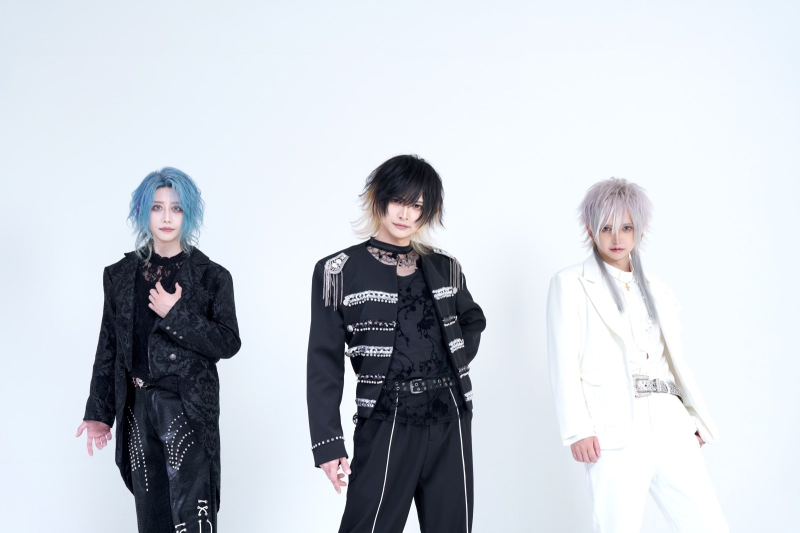
#> input picture assets/charity/group.jpg, 1600 x 1066 px, found by its file name (shown at 1/2 size)
$ python flatten_group_bg.py
#> lines starting #> are read from the running program, lines starting #| are printed output that depends on the picture; after the words box and inside, x2 and y2 are one past the last pixel; in counts of white or black regions, pixels touching at a corner belong together
#> in main, image is the input picture: PIL image 1600x1066 RGB; mean R, G, B 200.5, 205.7, 213.2
#!/usr/bin/python3
"""Flatten the studio background in in/group.jpg using Pillow and NumPy only."""

from pathlib import Path

import numpy as np
from PIL import Image, ImageDraw, ImageFilter


INPUT = Path("in/group.jpg")
OUTPUT = Path("out/group_flat.jpg")
TARGET = np.array([238.0, 246.0, 253.0], dtype=np.float32)


def design_matrix(x, y):
    """Cubic 2-D polynomial basis for the low-frequency illumination field."""
    return np.column_stack(
        (np.ones_like(x), x, y, x*x, x*y, y*y,
         x*x*x, x*x*y, x*y*y, y*y*y)
    )


def estimate_background(rgb):
    h, w, _ = rgb.shape
#> h = 1066; w = 1600
    yy, xx = np.mgrid[0:h, 0:w]
    xn = (xx - (w - 1) / 2) / ((w - 1) / 2)
    yn = (yy - (h - 1) / 2) / ((h - 1) / 2)

    # Only bright, low-saturation blue-white pixels can teach the model.  Broad
    # person boxes are removed so that white clothing never biases the fit.
    lum = 0.2126*rgb[..., 0] + 0.7152*rgb[..., 1] + 0.0722*rgb[..., 2]
    chroma = rgb.max(axis=2) - rgb.min(axis=2)
    safe = (lum > 211) & (chroma < 38)
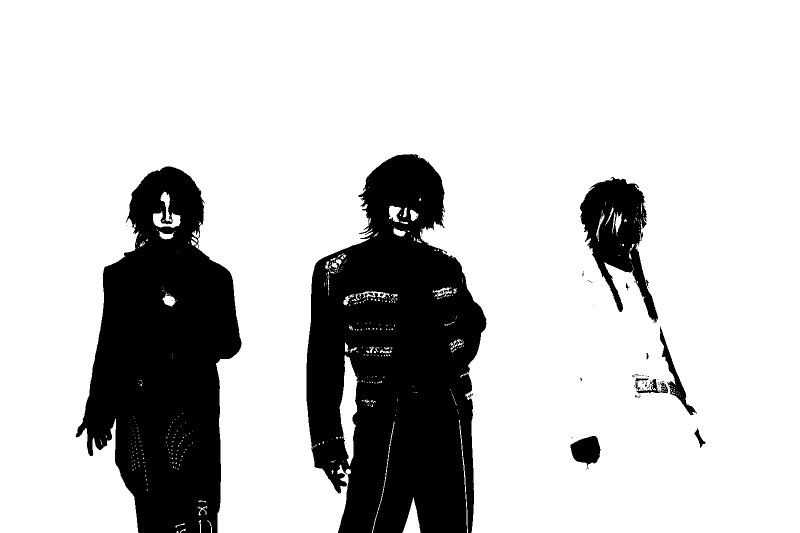
#> safe: shape (1066, 1600) bool (shown at 1/2 size); 78.4% white; 78 black regions (66 under 20 px), largest, box (x1, y1, x2, y2) and area: (613, 308, 973, 1066) 189980, (151, 333, 483, 1066) 150613, (1160, 354, 1316, 646) 20779
    safe[270:, 115:515] = False
    safe[245:, 555:1010] = False
#> safe: shape (1066, 1600) bool; 57.9% white; 56 black regions (46 under 20 px), largest, box (x1, y1, x2, y2) and area: (555, 245, 1010, 1066) 373555, (115, 270, 515, 1066) 318400, (1160, 354, 1316, 646) 20779
    safe[285:, 1010:1485] = False
#> safe: shape (1066, 1600) bool; 37.7% white; 1 white region, box (x1, y1, x2, y2) and area: (0, 0, 1600, 1066) 642670

    # Subsample regularly; iteratively reject residual outliers (hair wisps,
    # shadows, JPEG defects).  The resulting field contains no person pixels.
    sample = safe & ((xx % 5) == 0) & ((yy % 5) == 0)
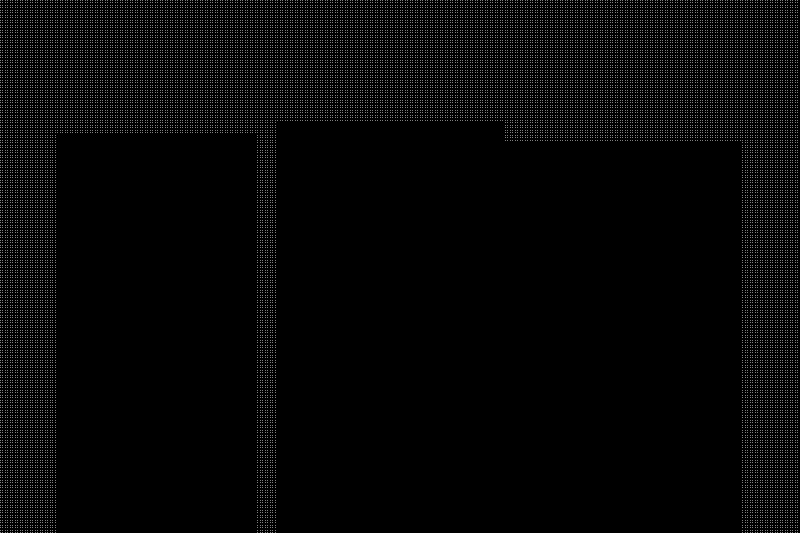
#> sample: shape (1066, 1600) bool (shown at 1/2 size); 1.5% white in thin lines or dots
    sx, sy = xn[sample], yn[sample]
    values = rgb[sample]
    A = design_matrix(sx, sy)
    keep = np.ones(len(values), dtype=bool)
    coef = None
    for _ in range(4):
        with np.errstate(all="ignore"):
            coef = np.linalg.lstsq(A[keep], values[keep], rcond=None)[0]
            residual = np.linalg.norm(values - A @ coef, axis=1)
        med = np.median(residual[keep])
        mad = np.median(np.abs(residual[keep] - med)) + 1e-6
        keep = residual < med + 3.5 * 1.4826 * mad
#> this loop made 4 passes
#> (med, mad) on passes 1 to 4: (1.42, 0.514), (1.26, 0.443), (1.24, 0.439), (1.23, 0.44)

    full_A = design_matrix(xn.ravel(), yn.ravel())
    with np.errstate(all="ignore"):
        field = full_A @ coef
    return field.reshape(h, w, 3).astype(np.float32)
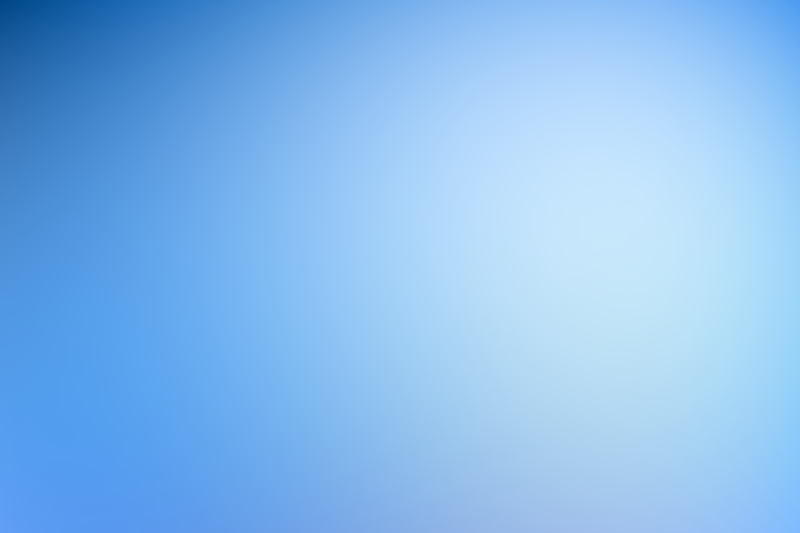
#> returned value: shape (1066, 1600, 3) float32 (shown at 1/2 size); mean of channels 0, 1, 2 239.6, 250.2, 255; drawn with min black and max white


def smoothstep(edge0, edge1, x):
    t = np.clip((x - edge0) / (edge1 - edge0), 0.0, 1.0)
    return t*t*(3.0 - 2.0*t)


def make_background_weight(rgb, field):
    h, w, _ = rgb.shape
#> h = 1066; w = 1600
    yy, xx = np.mgrid[0:h, 0:w]

    # Away from the three people everything is known background.  Within the
    # generous person zones, color distance from the fitted background protects
    # hair, skin, black clothes and the warmer/shadowed detail of the white suit.
    person_zone = (
        ((xx > 110) & (xx < 520) & (yy > 270)) |
        ((xx > 550) & (xx < 1015) & (yy > 235)) |
        ((xx > 1000) & (xx < 1490) & (yy > 275))
    )
    delta = rgb - field
    distance = np.sqrt(np.sum(delta*delta, axis=2))
    # Full background below 5 RGB-distance units; full foreground above 18.
    foreground = smoothstep(5.0, 18.0, distance) * person_zone

    # The right-hand white suit has highlights almost as bright as the studio.
    # Protect warm-neutral whites inside its actual silhouette; the background
    # is cooler, while darker folds were already protected by color distance.
    silhouette_image = Image.new("L", (w, h), 0)
#> silhouette_image: PIL image 1600x1066 L; every value is 0
    ImageDraw.Draw(silhouette_image).polygon(
        [(1170, 535), (1210, 515), (1290, 510), (1345, 540),
         (1370, 650), (1400, 810), (1415, 850), (1390, 875),
         (1360, 855), (1425, 1065), (1170, 1065), (1190, 920),
         (1150, 890), (1120, 810), (1110, 650), (1130, 570)],
        fill=255,
    )
#> silhouette_image: PIL image 1600x1066 L; 7.7% white; 1 white region, box (x1, y1, x2, y2) and area: (1110, 510, 1426, 1066) 132101
    silhouette = np.asarray(silhouette_image, dtype=np.float32) / 255.0
    blue_minus_red = rgb[..., 2] - rgb[..., 0]
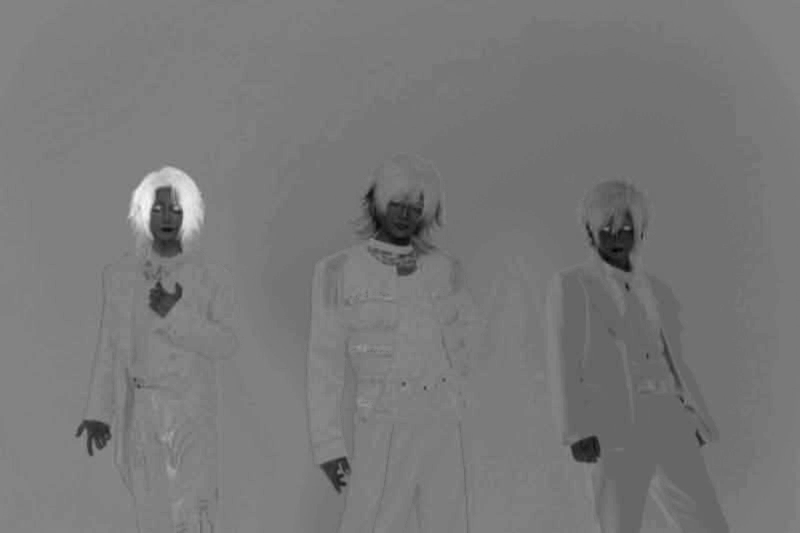
#> blue_minus_red: shape (1066, 1600) float32 (shown at 1/2 size); min -72, max 107, mean 12.7; drawn with min black and max white
    warm_white = (1.0 - smoothstep(6.0, 11.0, blue_minus_red))
    warm_white *= smoothstep(180.0, 225.0, rgb.mean(axis=2))
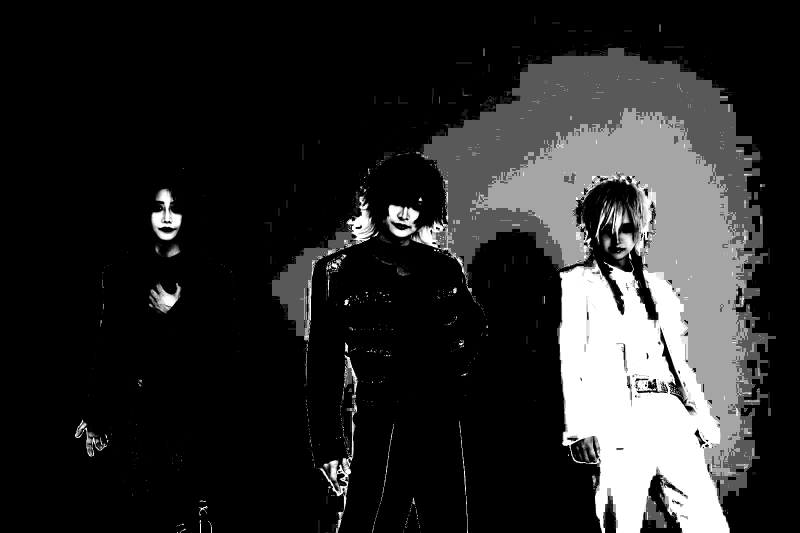
#> warm_white: shape (1066, 1600) float32 (shown at 1/2 size); min 0, max 1, mean 0.16
    foreground = np.maximum(foreground, silhouette * warm_white)
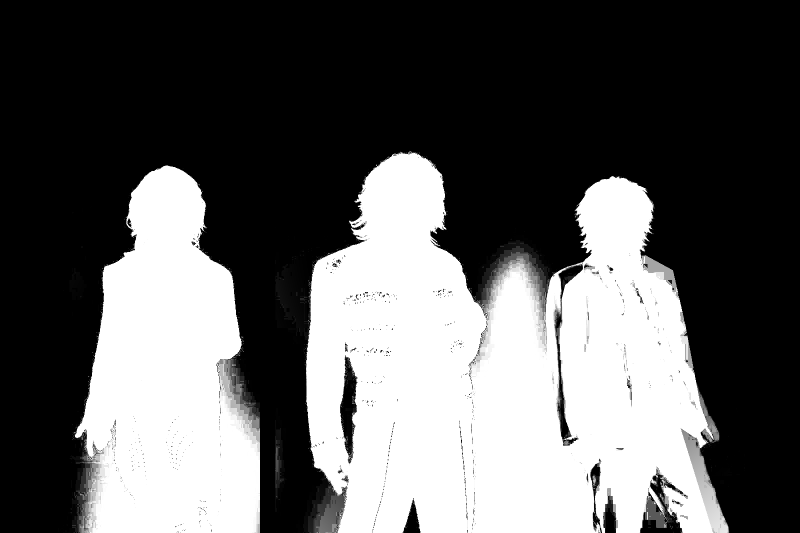
#> foreground: shape (1066, 1600) float32 (shown at 1/2 size); min 0, max 1, mean 0.372
    weight = 1.0 - foreground

    # Feather only the matte (not the image) to avoid a cut-out edge.
    matte = Image.fromarray(np.uint8(np.clip(weight, 0, 1) * 255))
    matte = matte.filter(ImageFilter.GaussianBlur(radius=1.2))
    return np.asarray(matte, dtype=np.float32) / 255.0


def main():
    image = Image.open(INPUT).convert("RGB")
    rgb = np.asarray(image, dtype=np.float32)
    field = estimate_background(rgb)
    bg_weight = make_background_weight(rgb, field)[..., None]

    # Flat-field subtraction. Retaining 12% of high-frequency residual keeps
    # natural JPEG/grain texture without retaining visible studio falloff.
    flattened_background = TARGET + 0.12 * (rgb - field)
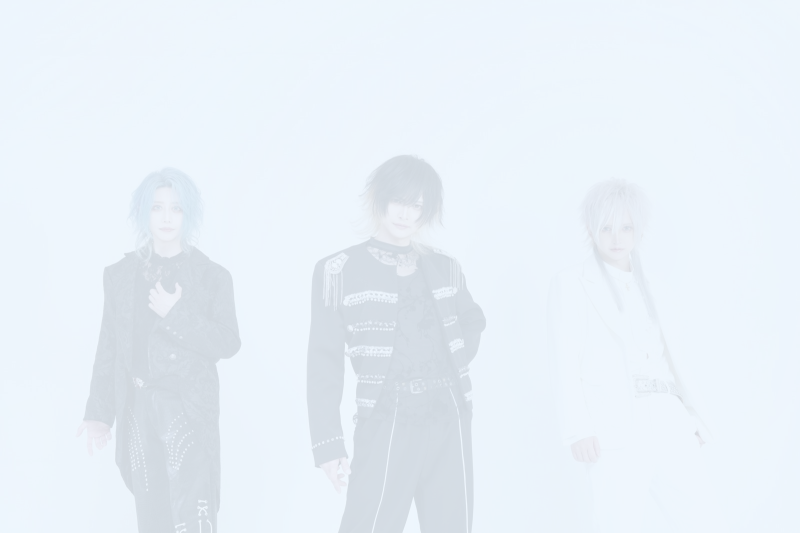
#> flattened_background: shape (1066, 1600, 3) float32 (shown at 1/2 size); mean R, G, B 231.8, 243, 249.4
    result = rgb * (1.0 - bg_weight) + flattened_background * bg_weight
    result = np.uint8(np.clip(np.rint(result), 0, 255))

    OUTPUT.parent.mkdir(parents=True, exist_ok=True)
    Image.fromarray(result).save(
        OUTPUT, "JPEG", quality=95, subsampling=0, optimize=True
    )


if __name__ == "__main__":
    main()
